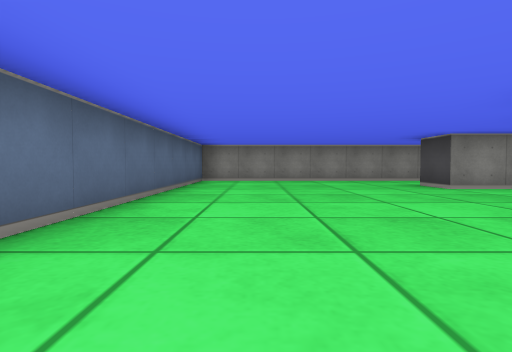
view 1 (above)

19 first-person views from a walk through a cub3D maze. The camera is about half as high as the walls, tilts 2° down and sees 80° across. The floor is counted in squares. Each view is taken from the middle of a square. On the plan, view 1 faces up. The plan holds only what a view shows up to about 9 squares ahead; the rest is blank.

view 2
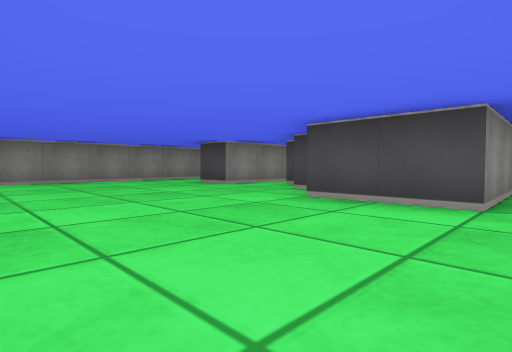

view 3
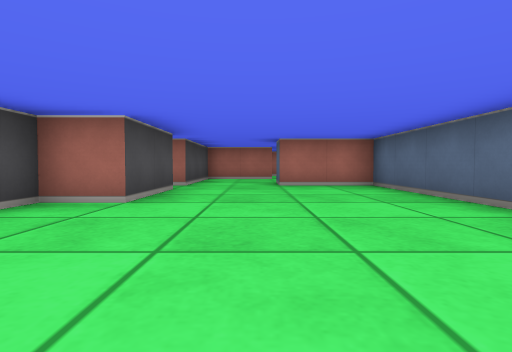

view 4
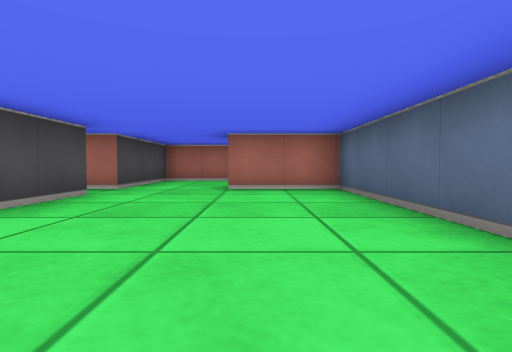

view 5
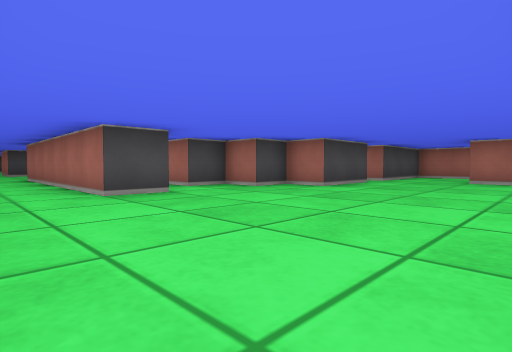

view 6
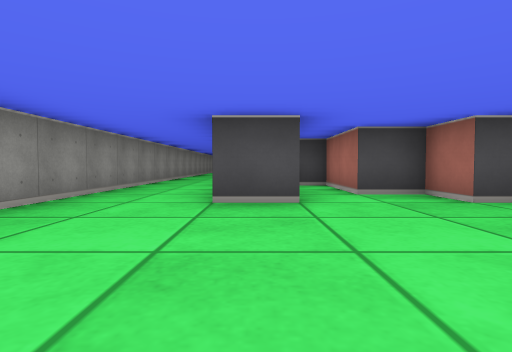

view 7
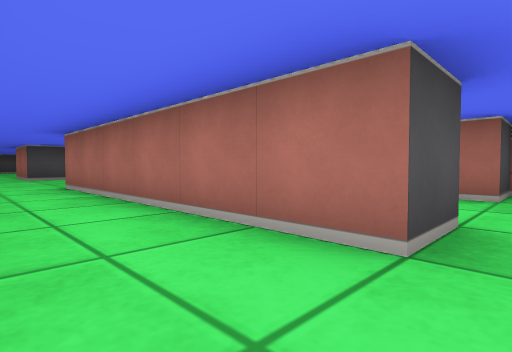

view 8
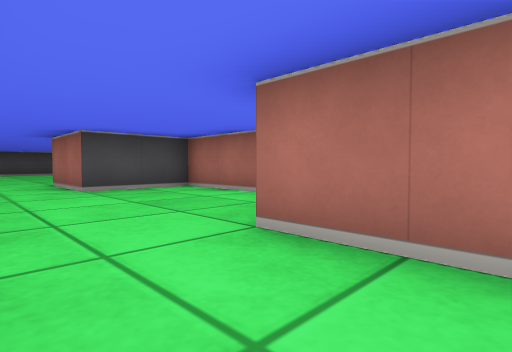

view 9
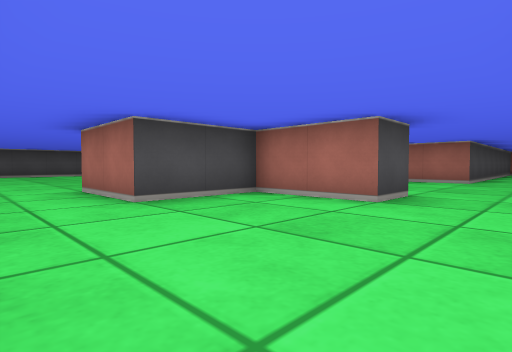

view 10
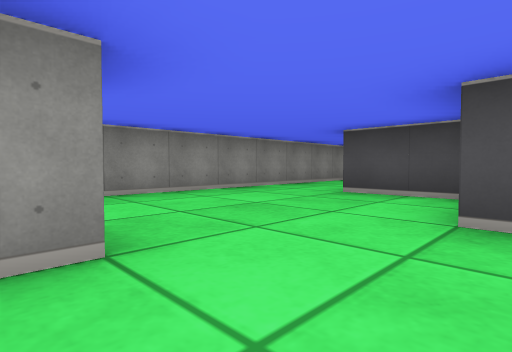

view 11
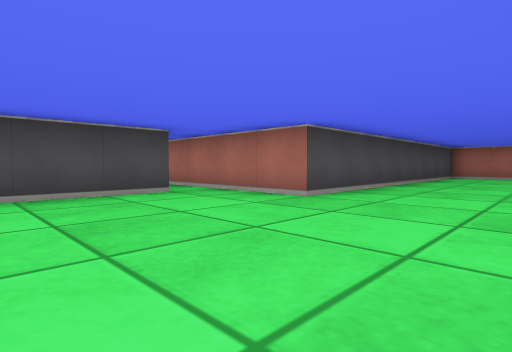

view 12
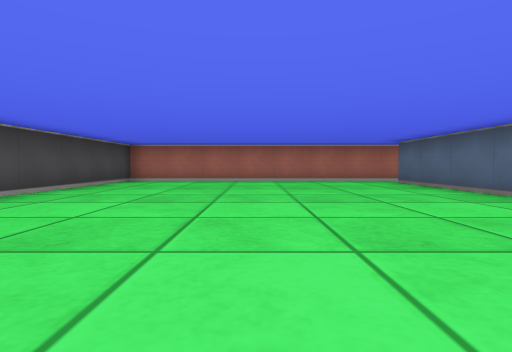

view 13
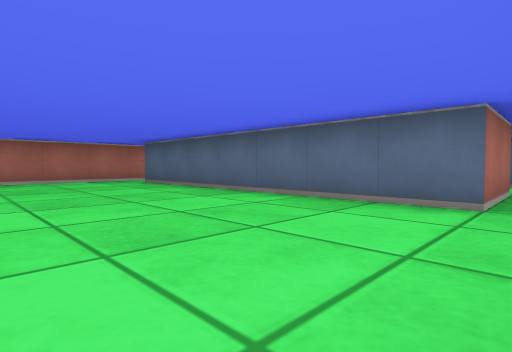

view 14
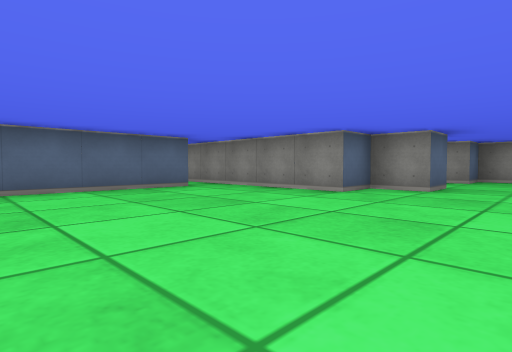

view 15
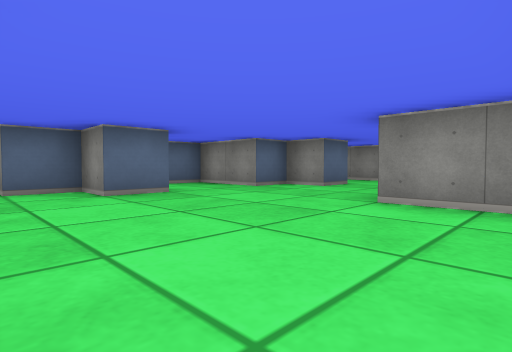

view 16
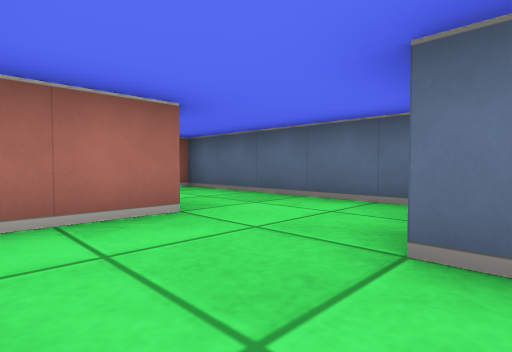

view 17
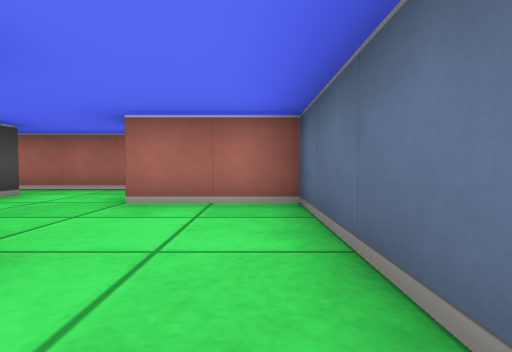

view 18
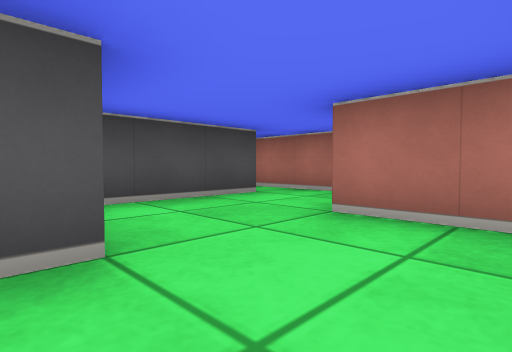

view 19
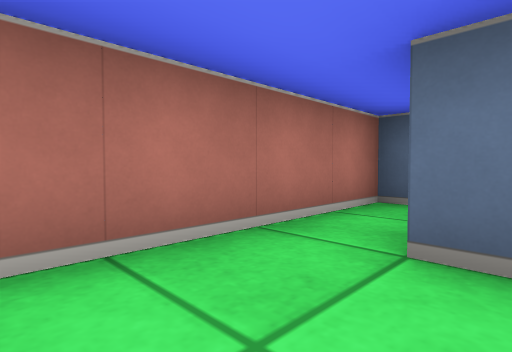

### Floor plan
Points are (right, up) in squares from view 1. A wall is a line through its corners. A room is listed if a view was taken in it or the views show most of it. See-through windows are left out.
Room 1 (views 1, 2, 3, 4, 5, 6, 7)
walls: (2.5, 0.5) (2.5, 2.5) (3.5, 2.5) (3.5, 3.5) (4.5, 3.5) (4.5, 4.5) (6.5, 4.5) (6.5, 5.1); (5.8, 5.5) (3.5, 5.5) (3.5, 6.5); (3.5, 8.5) (-1.5, 8.5) (-1.5, -0.5) (0.5, -0.5)
ways out: opening at (3, 7.5) to room 2; opening at (3.5, 0) to room 3; opening at (1.5, -1) to room 4
Room 2 (views 8, 9)
walls: (11.5, 4.5) (13.5, 4.5) (13.5, 6.5); (13.4, 8.5) (3.5, 8.5); (3.5, 6.5) (9.5, 6.5) (9.5, 5.5)
ways out: opening at (3, 7.5) to room 1; opening at (10.5, 5) to room 3; opening at (14.5, 7.5)
Room 3 (views 10, 11, 12, 13, 14, 15)
walls: (8.5, 2.5) (8.5, 1.5) (7.5, 1.5) (7.5, 0.5) (2.5, 0.5); (2.5, -0.5) (4.5, -0.5) (4.5, -7.5); (13.5, 0.5) (13.5, 2.6); (12.8, 3.5) (11.5, 3.5) (11.5, 4.5); (4.6, -8.5) (11.5, -8.5) (11.5, -0.5) (13.4, -0.5); (9.5, 5.5) (8.5, 5.5) (8.5, 4.5) (6.5, 4.5) (6.5, 3.5)
ways out: opening at (3.5, 0) to room 1; opening at (10.5, 5) to room 2; opening at (3.5, -8) to room 6; opening at (13, 0)
Room 4 (views 16, 17)
walls: (0.5, -3.5) (2.5, -3.5) (2.5, -0.5); (0.5, -0.5) (0.5, -1.5); (-1.5, -2.1) (-1.5, -3.6)
ways out: opening at (1.5, -1) to room 1; opening at (-0.5, -4) to room 5
Room 5 (view 18)
walls: (0.5, -4.6) (0.5, -4.1); (-1.5, -3.6) (-1.5, -6.5) (0.5, -6.5); (2.5, -6.5) (2.5, -5.1)
ways out: opening at (-0.5, -4) to room 4; opening at (1.5, -7) to room 6
Room 6 (view 19)
walls: (0.5, -7) (0.5, -7.5); (2.5, -7.5) (2.5, -6.5); (-1.6, -8.5) (4.6, -8.5)
ways out: opening at (3.5, -8) to room 3; opening at (1.5, -7) to room 5

Where each view was taken, in squares from view 1:
view 1: 0 up, 0 right, facing up
view 2: 0 up, 1 left, facing up-right
view 3: 6 up, 1 right, facing down
view 4: 5 up, 0 right, facing down
view 5: 8 up, 1 left, facing down-right
view 6: 6 up, 0 right, facing right
view 7: 8 up, 3 right, facing down-right
view 8: 8 up, 8 right, facing down-right
view 9: 8 up, 10 right, facing down-right
view 10: 4 up, 9 right, facing up-right
view 11: 3 up, 9 right, facing down-right
view 12: 0 up, 8 right, facing down
view 13: 0 up, 8 right, facing down-left
view 14: 4 down, 10 right, facing up-left
view 15: 0 up, 13 right, facing up-left
view 16: 1 down, 2 right, facing down-left
view 17: 3 down, 1 left, facing down
view 18: 4 down, 1 left, facing down-right
view 19: 7 down, 2 right, facing down-left
